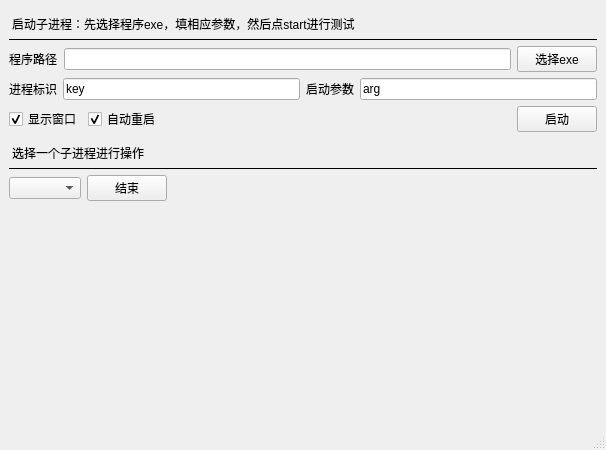
<?xml version="1.0" encoding="UTF-8"?>
<ui version="4.0">
 <class>ClientWindow</class>
 <widget class="QMainWindow" name="ClientWindow">
  <property name="geometry">
   <rect>
    <x>0</x>
    <y>0</y>
    <width>606</width>
    <height>450</height>
   </rect>
  </property>
  <property name="windowTitle">
   <string>Multi Process Client</string>
  </property>
  <property name="styleSheet">
   <string notr="true">#t1,#t2{
border:0;
min-height:30px;
border-bottom:1px solid black;
}</string>
  </property>
  <widget class="QWidget" name="centralwidget">
   <layout class="QVBoxLayout" name="verticalLayout">
    <item>
     <widget class="QLabel" name="t1">
      <property name="text">
       <string>启动子进程：先选择程序exe，填相应参数，然后点start进行测试</string>
      </property>
     </widget>
    </item>
    <item>
     <layout class="QHBoxLayout" name="horizontalLayout">
      <item>
       <widget class="QLabel" name="label_2">
        <property name="text">
         <string>程序路径</string>
        </property>
       </widget>
      </item>
      <item>
       <widget class="QLineEdit" name="editPath">
        <property name="text">
         <string/>
        </property>
       </widget>
      </item>
      <item>
       <widget class="QPushButton" name="btnPath">
        <property name="text">
         <string>选择exe</string>
        </property>
       </widget>
      </item>
     </layout>
    </item>
    <item>
     <layout class="QHBoxLayout" name="horizontalLayout_2">
      <item>
       <widget class="QLabel" name="label_3">
        <property name="text">
         <string>进程标识</string>
        </property>
       </widget>
      </item>
      <item>
       <widget class="QLineEdit" name="editKey">
        <property name="text">
         <string>key</string>
        </property>
       </widget>
      </item>
      <item>
       <widget class="QLabel" name="label_4">
        <property name="text">
         <string>启动参数</string>
        </property>
       </widget>
      </item>
      <item>
       <widget class="QLineEdit" name="editArg">
        <property name="text">
         <string>arg</string>
        </property>
       </widget>
      </item>
     </layout>
    </item>
    <item>
     <layout class="QHBoxLayout" name="horizontalLayout_3">
      <item>
       <widget class="QCheckBox" name="boxVisible">
        <property name="text">
         <string>显示窗口</string>
        </property>
        <property name="checked">
         <bool>true</bool>
        </property>
       </widget>
      </item>
      <item>
       <widget class="QCheckBox" name="boxRestart">
        <property name="text">
         <string>自动重启</string>
        </property>
        <property name="checked">
         <bool>true</bool>
        </property>
       </widget>
      </item>
      <item>
       <spacer name="horizontalSpacer">
        <property name="orientation">
         <enum>Qt::Horizontal</enum>
        </property>
        <property name="sizeHint" stdset="0">
         <size>
          <width>40</width>
          <height>20</height>
         </size>
        </property>
       </spacer>
      </item>
      <item>
       <widget class="QPushButton" name="btnRun">
        <property name="text">
         <string>启动</string>
        </property>
       </widget>
      </item>
     </layout>
    </item>
    <item>
     <layout class="QHBoxLayout" name="horizontalLayout_4">
      <item>
       <widget class="QLabel" name="t2">
        <property name="text">
         <string>选择一个子进程进行操作</string>
        </property>
       </widget>
      </item>
     </layout>
    </item>
    <item>
     <layout class="QHBoxLayout" name="horizontalLayout_5">
      <item>
       <widget class="QComboBox" name="boxKey"/>
      </item>
      <item>
       <widget class="QPushButton" name="btnStop">
        <property name="text">
         <string>结束</string>
        </property>
       </widget>
      </item>
      <item>
       <spacer name="horizontalSpacer_2">
        <property name="orientation">
         <enum>Qt::Horizontal</enum>
        </property>
        <property name="sizeHint" stdset="0">
         <size>
          <width>40</width>
          <height>20</height>
         </size>
        </property>
       </spacer>
      </item>
     </layout>
    </item>
    <item>
     <spacer name="verticalSpacer">
      <property name="orientation">
       <enum>Qt::Vertical</enum>
      </property>
      <property name="sizeHint" stdset="0">
       <size>
        <width>20</width>
        <height>187</height>
       </size>
      </property>
     </spacer>
    </item>
   </layout>
  </widget>
  <widget class="QMenuBar" name="menubar">
   <property name="geometry">
    <rect>
     <x>0</x>
     <y>0</y>
     <width>606</width>
     <height>23</height>
    </rect>
   </property>
  </widget>
  <widget class="QStatusBar" name="statusbar"/>
 </widget>
 <resources/>
 <connections/>
</ui>
